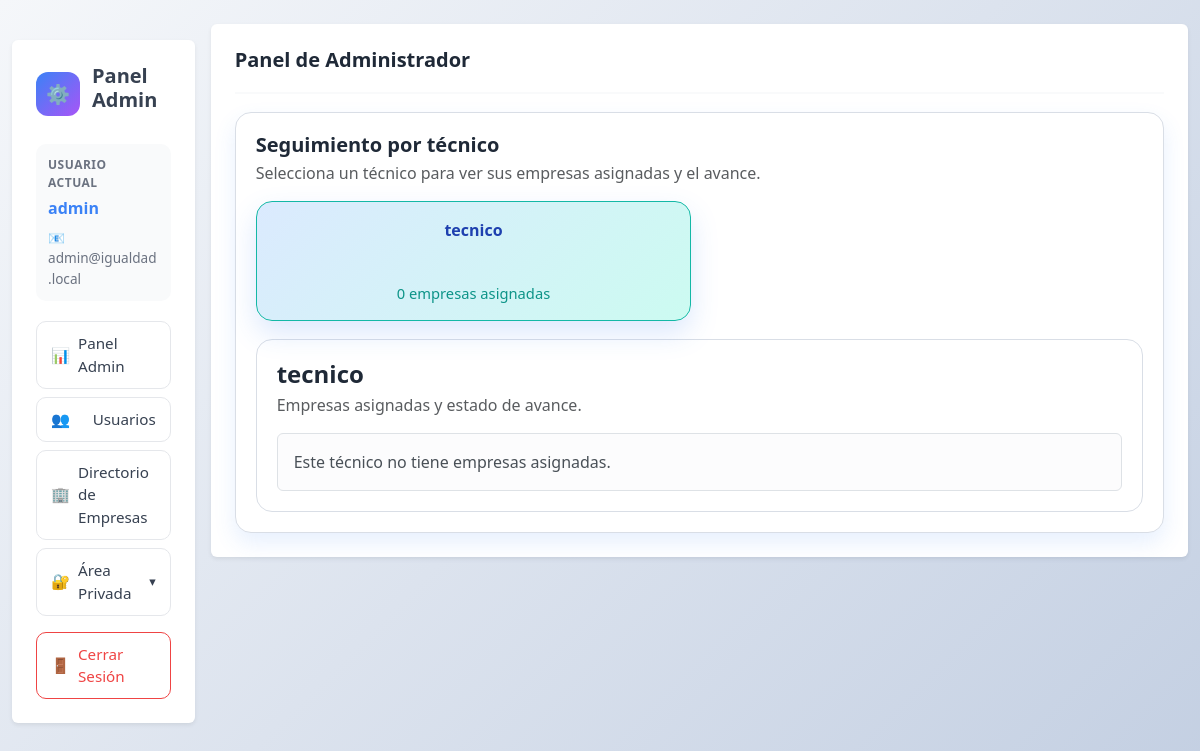
The app's page /model/admin.php?view=seguimiento_tecnicos (signed in) with its own data.
### tables this page shows
CREATE TABLE `usuario`(
 `id_usuario`INT PRIMARY KEY AUTO_INCREMENT NOT NULL,
 `nombre_usuario`VARCHAR(255) UNIQUE NOT NULL,
 `apellidos`VARCHAR(255) DEFAULT NULL,
 `email`VARCHAR(255) UNIQUE NOT NULL,
 `telefono`VARCHAR(20)  DEFAULT NULL,
 `direccion`VARCHAR(255) DEFAULT NULL,
 `localidad`VARCHAR(20) DEFAULT NULL,
 `password`VARCHAR(255) NOT NULL,
 `rol_id`INT NOT NULL,
    CONSTRAINT fk_usuario_rol FOREIGN KEY (rol_id) REFERENCES rol(id) ON DELETE RESTRICT,
INDEX idx_usuario_rol (rol_id)
);

### model/admin.php (called while the page is built, shortened)
<?php
require_once __DIR__ . '/../php/helpers.php';
require __DIR__ . '/../config/config.php';
$view = (string)($_GET['view'] ?? 'ver_usuarios');
$adminUsername = (string)($_SESSION['user']['nombre_usuario'] ?? 'admin');
$adminId = (int)($_SESSION['user']['id_usuario'] ?? 0);
$adminEmail = '';
if ($adminId > 0) {
  $stmt = db()->prepare("SELECT email FROM usuario WHERE id_usuario = ? LIMIT 1");
  $stmt->bind_param('i', $adminId);
  $stmt->execute();
  $row = $stmt->get_result()->fetch_assoc();
  $adminEmail = (string)($row['email'] ?? '');
}
$seguimientoTecnicos = [];
$seguimientoTecnicoSeleccionadoId = (int)($_GET['id_tecnico'] ?? 0);
$seguimientoTecnicoSeleccionado = null;
$seguimientoTecnicoEmpresas = [];
if ($view === 'seguimiento_tecnicos') {
  $resTecnicosSeg = db()->query("\n    SELECT\n      u.id_usuario,\n      u.nombre_usuario,\n      COUNT(DISTINCT ue.id_empresa) AS total_empresas\n    FROM usuario u\n    INNER JOIN rol r ON r.id = u.rol_id\n    LEFT JOIN usuario_empresa ue ON ue.id_usuario = u.id_usuario\n    WHERE UPPER(r.nombre) LIKE 'TECNICO%'\n    GROUP BY u.id_usuario, u.nombre_usuario\n    ORDER BY u.nombre_usuario ASC\n  ");
  if ($resTecnicosSeg) {
    while ($rowTecnicoSeg = $resTecnicosSeg->fetch_assoc()) {
      $seguimientoTecnicos[] = [
        'id_usuario' => (int)($rowTecnicoSeg['id_usuario'] ?? 0),
        'nombre_usuario' => trim((string)($rowTecnicoSeg['nombre_usuario'] ?? '')),
        'total_empresas' => (int)($rowTecnicoSeg['total_empresas'] ?? 0),
      ];
    }
  }
  if ($seguimientoTecnicoSeleccionadoId <= 0 && !empty($seguimientoTecnicos)) {
    $seguimientoTecnicoSeleccionadoId = (int)($seguimientoTecnicos[0]['id_usuario'] ?? 0);
  }
  foreach (($seguimientoTecnicos ?? []) as $tecnicoSeg) {
    if ((int)($tecnicoSeg['id_usuario'] ?? 0) === $seguimientoTecnicoSeleccionadoId) {
      $seguimientoTecnicoSeleccionado = $tecnicoSeg;
      break;
    }
  }
}
require __DIR__ . '/../html/admin.html.php';

### php/helpers.php (called while the page is built, shortened)
<?php
if (!function_exists('h')) {
    function h(mixed $value): string
    {
        return htmlspecialchars((string)$value, ENT_QUOTES, 'UTF-8');
    }
}

### config/config.php (called while the page is built, shortened)
<?php
function db(): mysqli {
  static $conn = null;
  if ($conn instanceof mysqli) return $conn;
  $conn = new mysqli(DB_HOST, DB_USER, DB_PASS, DB_NAME);
  $conn->set_charset('utf8mb4');
  return $conn;
}
function app_base_path(): string {
  $configured = getenv('APP_BASE_PATH');
  $scriptName = str_replace('\\', '/', (string)($_SERVER['SCRIPT_NAME'] ?? ''));
  $basePath = rtrim(dirname(dirname($scriptName)), '/');
  return $basePath;
}
function app_path(string $path = '/'): string {
  $normalized = '/' . ltrim($path, '/');
  $base = app_base_path();
  return ($base === '' ? '' : $base) . $normalized;
}

### html/admin.html.php (the view, shortened to what this page needs)
<!doctype html>
<html lang="es">
<head>
    <link rel="stylesheet" href="../css/global.css">
    <link href="https://cdn.jsdelivr.net/npm/bootstrap@5.3.3/dist/css/bootstrap.min.css" rel="stylesheet">
    <link href="https://cdn.jsdelivr.net/npm/fullcalendar@6.1.15/index.global.min.css" rel="stylesheet">
    <link rel="stylesheet" href="../css/admin.css">
</head>
<body class="bg-light">
    <?php $view = $view ?? 'menu'; ?>
    <div class="container-fluid py-4">
        <div class="row g-3">
            <aside class="col-12 col-lg-3 col-xl-2">
                <div class="card shadow-sm border-0 sidebar">
                    <div class="card-body">
                        <div class="sidebar-header">
                            <div class="sidebar-avatar">⚙️</div>
                            <h5 class="sidebar-title">Panel Admin</h5>
                        </div>
                        <div class="sidebar-user-info">
                            <div class="info-label">Usuario Actual</div>
                            <div class="info-value"><?= h($adminUsername ?? 'admin') ?></div>
                            <?php if (!empty($adminEmail)): ?>
                                <div class="info-email">📧 <?= h($adminEmail) ?></div>
                            <?php endif; ?>
                        </div>
                        <nav class="sidebar-nav">
                            <a class="nav-button <?= ($view === 'menu') ? 'active' : '' ?>" href="admin.php?view=menu">
                                <span class="nav-icon">📊</span>
                                <span>Panel Admin</span>
                            </a>
                            <a class="nav-button <?= in_array($view, ['ver_usuarios', 'add', 'edit', 'delete'], true) ? 'active' : '' ?>" href="admin.php?view=ver_usuarios">
                                <span class="nav-icon">👥</span>
                                <span>Usuarios</span>
                            </a>
                            <a class="nav-button" href="../model/empresa.php?view=ver_empresas&from=admin">
                                <span class="nav-icon">🏢</span>
                                <span>Directorio de Empresas</span>
                            </a>
                            <?php $isPrivateView = in_array($view, ['privada', 'perfil', 'reuniones'], true); ?>
                            <button class="nav-button nav-collapse <?= $isPrivateView ? 'active' : '' ?>"
                                type="button" data-bs-toggle="collapse" data-bs-target="#menuAreaPrivada"
                                aria-expanded="<?= $isPrivateView ? 'true' : 'false' ?>">
                                <span class="nav-icon">🔐</span>
                                <span>Área Privada</span>
                                <span class="collapse-icon">▾</span>
                            </button>
                            <a class="nav-button nav-logout" href="<?= h(app_path('/php/logout.php')) ?>">
                                <span class="nav-icon">🚪</span>
                                <span>Cerrar Sesión</span>
                            </a>
                        </nav>
                    </div>
                </div>
            </aside>
            <main class="col-12 col-lg-9 col-xl-10">
                <div class="card panel mx-auto shadow-sm border-0 <?= in_array($view, ['menu', 'ver_usuarios'], true) ? 'panel-wide' : '' ?> <?= ($view === 'seguimiento_tecnicos') ? 'panel-followup' : '' ?> <?= ($view === 'reuniones') ? 'panel-reuniones' : '' ?>">
                    <div class="card-body p-4">
                        <header class="d-flex align-items-center justify-content-between mb-3">
                            <h4 class="mb-0">Panel de Administrador</h4>
                        </header>
                        <?php if ($view === 'menu'): ?>
                            <div class="admin-kpi-grid">
                                <div>
                                    <a class="admin-kpi-card" href="../model/empresa.php?view=ver_empresas&from=admin">
                                        <div class="admin-kpi-head">
                                            <span>Clientes</span>
                                            <span class="admin-kpi-icon">🏢</span>
                                        </div>
                                        <div class="admin-kpi-value"><?= (int)$totalClientes ?></div>
                                    </a>
                                </div>
                                <div>
                                    <a class="admin-kpi-card" href="admin.php?view=seguimiento_tecnicos">
                                        <div class="admin-kpi-head">
                                            <span>Técnicos</span>
                                            <span class="admin-kpi-icon">🧑‍💻</span>
                                        </div>
                                        <div class="admin-kpi-value"><?= (int)$totalTecnicos ?></div>
                                    </a>
                                </div>
                                <div>
                                    <a class="admin-kpi-card" href="../model/empresa.php?view=ver_contratos&from=admin">
                                        <div class="admin-kpi-head">
                                            <span>Servicios de Empresas</span>
                                            <span class="admin-kpi-icon">💼</span>
                                        </div>
                                        <div class="admin-kpi-value"><?= (int)$totalPlanesIgualdad ?></div>
                                    </a>
                                </div>
                                <div>
                                    <a class="admin-kpi-card" href="../model/empresa.php?view=ver_contratos&tipo_contrato=MANTENIMIENTO&from=admin">
                                        <div class="admin-kpi-head">
                                            <span>Mantenimientos</span>
                                            <span class="admin-kpi-icon">🛠️</span>
                                        </div>
                                        <div class="admin-kpi-value"><?= (int)$totalMantenimientos ?></div>
                                    </a>
                                </div>
                            </div>
                            <section class="operational-wrap">
                                <h5 class="mb-1">Resumen operativo</h5>
                                <p class="text-muted mb-3">Vista global del estado de cartera.</p>
                                <?php if (empty($adminOperationalSummary)): ?>
                                    <div class="alert alert-light border mb-0">No hay empresas con contratos para mostrar en el resumen.</div>
                                <?php else: ?>
                                    <?php foreach (($adminOperationalSummary ?? []) as $item): ?>
                                        <article class="operational-item">
                                            <div class="operational-top">
                                                <div>
                                                    <div class="operational-title"><?= h((string)($item['razon_social'] ?? '')) ?></div>
                                                    <div class="operational-meta"><?= h((string)($item['plan'] ?? '')) ?> · Tecnico: <?= h((string)($item['tecnico'] ?? 'Sin tecnico asignado')) ?></div>
                                                </div>
                                                <span class="operational-state"><?= h((string)($item['estado'] ?? 'Pendiente')) ?></span>
                                            </div>
                                            <div class="operational-progress">
                                                <div class="operational-progress-bar" style="width: <?= (int)($item['progreso'] ?? 0) ?>%;"></div>
                                            </div>
                                        </article>
                                    <?php endforeach; ?>
                                <?php endif; ?>
                            </section>
                        <?php elseif ($view === 'seguimiento_tecnicos'): ?>
                            <div class="seguimiento-wrap">
                                <div class="d-flex justify-content-between align-items-start flex-wrap gap-2">
                                    <div>
                                        <h4 class="mb-1">Seguimiento por técnico</h4>
                                        <div class="text-muted">Selecciona un técnico para ver sus empresas asignadas y el avance.</div>
                                    </div>
                                </div>
                                <?php if (empty($seguimientoTecnicos)): ?>
                                    <div class="alert alert-light border mt-3 mb-0">No hay técnicos asignados para mostrar.</div>
                                <?php else: ?>
                                    <div class="seguimiento-tecnicos-grid">
                                        <?php foreach (($seguimientoTecnicos ?? []) as $tecnicoSeg): ?>
                                            <?php
                                            $tecnicoIdActual = (int)($tecnicoSeg['id_usuario'] ?? 0);
                                            $tecnicoEsActivo = ($tecnicoIdActual === (int)($seguimientoTecnicoSeleccionadoId ?? 0));
                                            ?>
                                            <a class="seguimiento-tecnico-card <?= $tecnicoEsActivo ? 'active' : '' ?>"
                                                href="admin.php?view=seguimiento_tecnicos&id_tecnico=<?= $tecnicoIdActual ?>">
                                                <div class="seguimiento-tecnico-name"><?= h((string)($tecnicoSeg['nombre_usuario'] ?? '')) ?></div>
                                                <div class="seguimiento-tecnico-count"><?= (int)($tecnicoSeg['total_empresas'] ?? 0) ?> empresas asignadas</div>
                                            </a>
                                        <?php endforeach; ?>
                                    </div>
                                    <div class="seguimiento-detalle">
                                        <h3 class="mb-1"><?= h((string)($seguimientoTecnicoSeleccionado['nombre_usuario'] ?? 'Técnico')) ?></h3>
                                        <div class="text-muted mb-3">Empresas asignadas y estado de avance.</div>
                                        <?php if (empty($seguimientoTecnicoEmpresas)): ?>
                                            <div class="alert alert-light border mb-0">Este técnico no tiene empresas asignadas.</div>
                                        <?php endif; ?>
                                    </div>
                                <?php endif; ?>
                            </div>
                        <?php elseif ($view === 'privada'): ?>
                            <div class="alert alert-light border mb-0">
                                Selecciona una opcion de Area Privada: <strong>Mi cuenta</strong> o <strong>Mis reuniones</strong>.
                            </div>
                <?php endif; ?>
                </div>
        </div>
        </main>
    </div>
    </div>
</body>
</html>

### records on screen
usuario: email "admin@igualdad.local"
usuario: nombre_usuario "tecnico", total_empresas "0"

### other values on screen
$adminUsername "admin"
